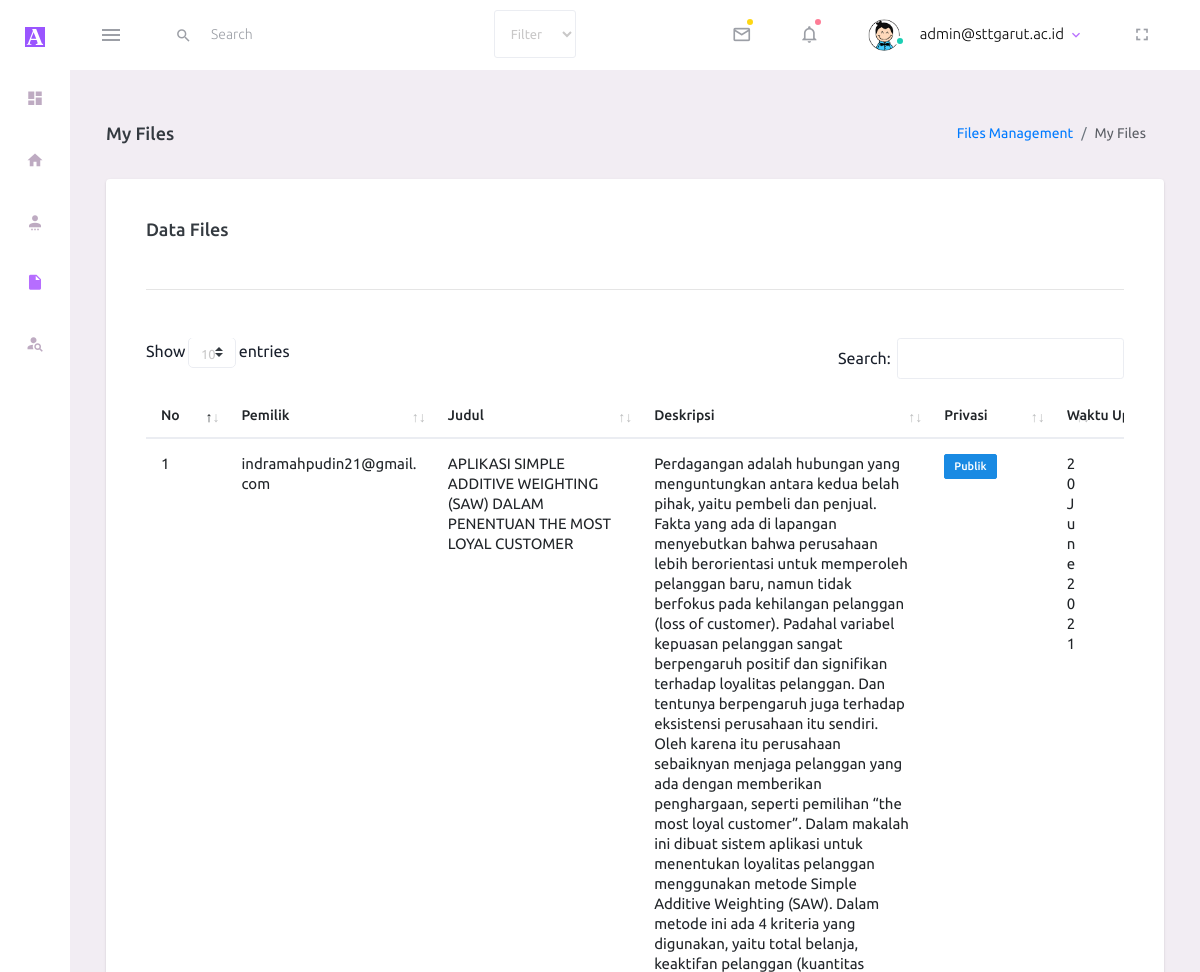
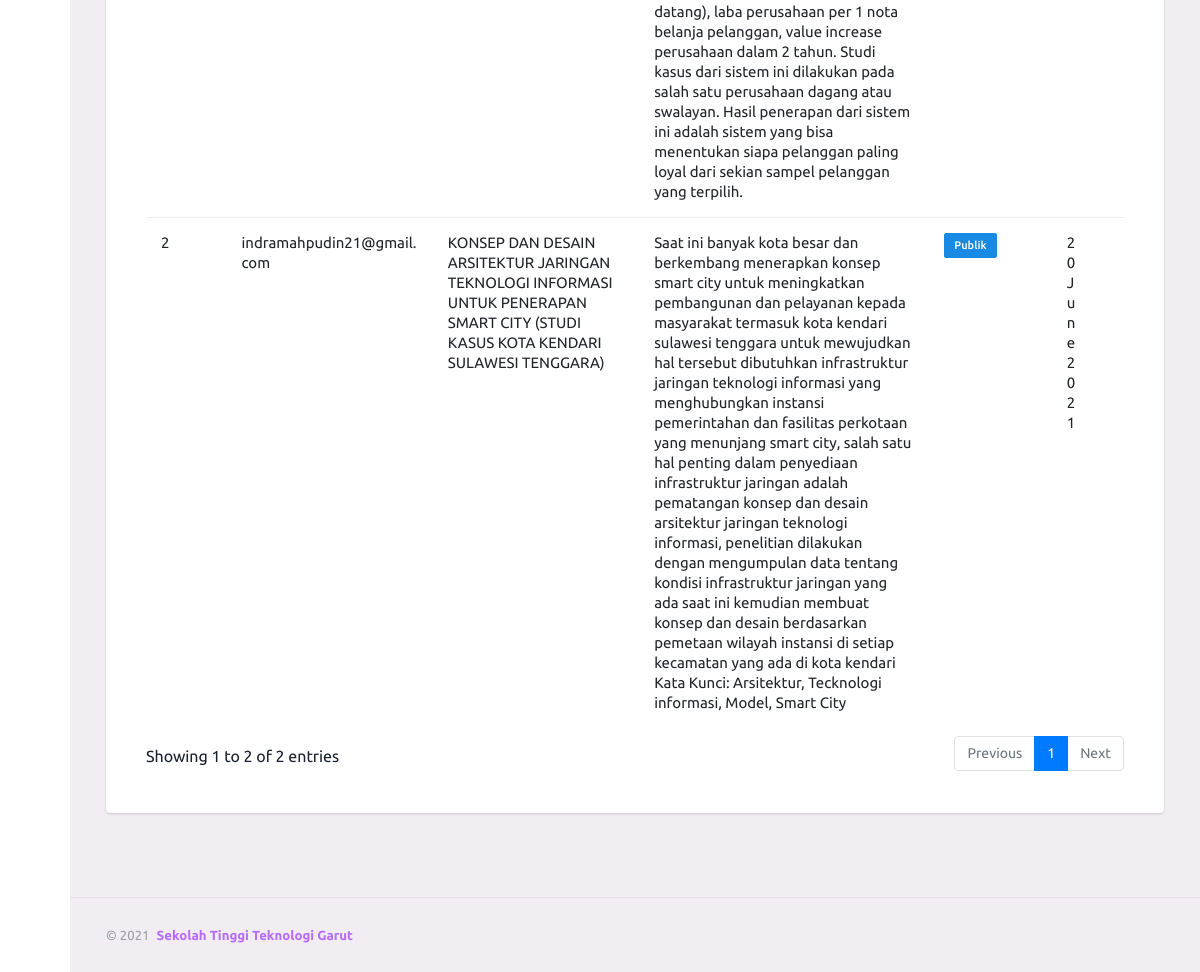
The page /menu/my_files.php (signed in) on the database its author committed (2 pictures, top to bottom).
### tables this page shows
CREATE TABLE `tbl_user` (
  `user_id` int(11) NOT NULL,
  `username` varchar(150) DEFAULT NULL,
  `email` varchar(150) DEFAULT NULL,
  `image` varchar(150) DEFAULT NULL,
  `password` varchar(255) DEFAULT NULL,
  `role_id` int(11) DEFAULT NULL,
  `status` int(11) DEFAULT NULL,
  `date_created` int(11) DEFAULT NULL
);

CREATE TABLE `tbl_file` (
  `file_id` int(11) NOT NULL,
  `user_id` int(11) DEFAULT NULL,
  `judul` mediumtext DEFAULT NULL,
  `deskripsi` mediumtext DEFAULT NULL,
  `nama_file` varchar(255) DEFAULT NULL,
  `ukuran_file` varchar(255) DEFAULT NULL,
  `tipe_file` char(10) DEFAULT NULL,
  `privasi` int(1) DEFAULT NULL,
  `date_created` int(11) DEFAULT NULL
);

### menu/my_files.php (the view, shortened to what this page needs)
<?php
include '../core/autoload.php';
require '../core/functions.php';
if ($_SESSION['role'] == 1) {
   $files = query_assoc("SELECT * FROM tbl_file");
} else {
   $user_id = $_SESSION['user_id'];
   $files = query_assoc("SELECT * FROM tbl_file WHERE `user_id` = $user_id");
}
include '../templates/header.php';
include '../templates/navbar.php';
include '../templates/sidebar.php';
?>
<div class="main-panel">
   <div class="content-wrapper">
      <div class="page-header">
         <h3 class="page-title"> My Files </h3>
         <nav aria-label="breadcrumb">
            <ol class="breadcrumb">
               <li class="breadcrumb-item"><a href="../menu/data_user.php">Files Management</a></li>
               <li class="breadcrumb-item active" aria-current="page">My Files</li>
            </ol>
         </nav>
      </div>
      <div class="row">
         <div class="col-lg-12 grid-margin stretch-card">
            <div class="card">
               <div class="card-body">
                  <h4 class="card-title mb-5">Data Files</h4>
                  <hr class="mb-5">
                  <div class="table-responsive">
                     <table id="example" class="table">
                        <thead>
                           <tr>
                              <th width="5%">No</th>
                              <th width="20%">Pemilik</th>
                              <th width="20%">Judul</th>
                              <th width="30%">Deskripsi</th>
                              <th width="10%">Privasi</th>
                              <th>Waktu Upload</th>
                              <th width="4%"></th>
                           </tr>
                        </thead>
                        <tbody>
                           <?php
                           $i = 1;
                           foreach ($files as $file) :
                              $user = get_where("tbl_user", "user_id", $file['user_id']);
                           ?>
                              <tr>
                                 <td><?= $i++ ?></td>
                                 <td><?= $user['email'] ?></td>
                                 <td><?= $file['judul'] ?> </td>
                                 <td><?= $file['deskripsi'] ?></td>
                                 <td><?= privasi($file['privasi']) ?></td>
                                 <td><?= date('d F Y', $file['date_created']) ?> </td>
                                 <td class="text-right">
                                    <div class="dropdown">
                                    </div>
                                 </td>
                              </tr>
                           <?php endforeach; ?>
                        </tbody>
                     </table>
                  </div>
               </div>
            </div>
         </div>
      </div>
   </div>
   <?php include '../templates/footer.php' ?>

### templates/navbar.php (shortened to what this page needs)
<?php
$user_session = get_where("tbl_user", "user_id", $_SESSION['user_id']);
$s_keyword = "";
?>
<nav class="navbar default-layout-navbar col-lg-12 col-12 p-0 fixed-top d-flex flex-row">
   <div class="text-center navbar-brand-wrapper d-flex align-items-center justify-content-center">
      <a class="navbar-brand brand-logo-mini" href="../index.php"><img src="../assets/images/Academia.edu_logomini.svg" alt="logo" /></a>
   </div>
   <div class="navbar-menu-wrapper d-flex align-items-stretch">
      <button class="navbar-toggler navbar-toggler align-self-center" type="button" data-toggle="minimize">
         <span class="mdi mdi-menu"></span>
      </button>
      <div class="search-field col-5 d-none d-md-block">
         <form class="d-flex align-items-center h-100" action="" method="post">
            <div class="input-group ">
               <div class="input-group-prepend bg-transparent">
                  <i class="input-group-text border-0 mdi mdi-magnify"></i>
               </div>
               <input type="text" class="form-control bg-transparent border-0 search-form" placeholder="Search" type="text" name="s_keyword" id="s_keyword" value="<?php echo $s_keyword; ?>">
               <div class="input-group-prepend bg-transparent">
                  <select name="s_kategori" id="s_kategori" class="form-control">
                     <option value="" selected>Filter</option>
                  </select>
               </div>
            </div>
         </form>
      </div>
      <ul class="navbar-nav navbar-nav-right">
         <li class="nav-item dropdown">
            <a class="nav-link count-indicator dropdown-toggle" id="messageDropdown" href="#" data-toggle="dropdown" aria-expanded="false">
               <i class="mdi mdi-email-outline"></i>
               <span class="count-symbol bg-warning"></span>
            </a>
         </li>
         <li class="nav-item dropdown">
            <a class="nav-link count-indicator dropdown-toggle" id="notificationDropdown" href="#" data-toggle="dropdown">
               <i class="mdi mdi-bell-outline"></i>
               <span class="count-symbol bg-danger"></span>
            </a>
         </li>
         <li class="nav-item nav-profile dropdown">
            <a class="nav-link dropdown-toggle" id="profileDropdown" href="#" data-toggle="dropdown" aria-expanded="false">
               <div class="nav-profile-img">
                  <img src="../assets/profile/<?= $user_session['image'] ?>" alt="image">
                  <span class="availability-status online"></span>
               </div>
               <div class="nav-profile-text">
                  <p class="mb-1 text-black"><?= $_SESSION['login'] ?></p>
               </div>
            </a>
         </li>
         <li class="nav-item d-none d-lg-block full-screen-link">
            <a class="nav-link">
               <i class="mdi mdi-fullscreen" id="fullscreen-button"></i>
            </a>
         </li>
      </ul>
   </div>
</nav>
<div class="container-fluid page-body-wrapper pt-5">

### core/functions.php (shortened to what this page needs)
<?php
include 'autoload.php';
function get_where($table, $where, $id)
{
   global $conn;
   $data = mysqli_fetch_assoc($conn->query("SELECT * FROM $table WHERE $where = $id"));
   return $data;
}
function query_assoc($sql)
{
   global $conn;
   $result = $conn->query($sql);
   $data = [];
   while ($row = mysqli_fetch_assoc($result)) {
      $data[] = $row;
   }
   return $data;
}
function privasi($string)
{
   if ($string == 1) {
      $data = "<label class='badge badge-secondary'>Pribadi</label>";
   } else {
      $data = "<label class='badge badge-info'>Publik</label>";
   }
   return $data;
}

### assets/css/profile.css (style rules this page uses)
body { margin-top: 20px; color: #1a202c; text-align: left; background-color: #e2e8f0; }
.card { box-shadow: 0 1px 3px 0 rgba(0, 0, 0, .1), 0 1px 2px 0 rgba(0, 0, 0, .06); }
.card { position: relative; display: flex; flex-direction: column; min-width: 0; word-wrap: break-word; background-color: #fff; background-clip: border-box; border: 0 solid rgba(0, 0, 0, .125); border-radius: .25rem; }
.card-body { flex: 1 1 auto; min-height: 1px; padding: 1rem; }
.h-100 { height: 100% !important; }

### templates/header.php (style rules this page uses)
table { table-layout: fixed; width: 100%; }
td { word-wrap: break-word; white-space: normal !important; vertical-align: top !important; line-height: 20px !important; font-size: 15px !important; }

### rows shown on the page
tbl_user: image (picture)
tbl_file: user.email "indramahpudin21@gmail.com", judul "APLIKASI SIMPLE ADDITIVE WEIGHTING (SAW) DALAM PENENTUAN THE MOST LOYAL CUSTOMER", deskripsi "Perdagangan adalah hubungan yang menguntungkan antara kedua belah pihak, yaitu pembeli dan penjual. Fakta yang ada di lapangan menyebutkan bahwa perusahaan lebih berorientasi untuk memperoleh pelanggan baru, namun tidak berfokus pada kehilangan pelanggan (loss of customer). Padahal variabel kepuasan pelanggan sangat berpengaruh positif dan signifikan terhadap loyalitas pelanggan. Dan tentunya berpengaruh juga terhadap eksistensi perusahaan itu sendiri. Oleh karena itu perusahaan sebaiknyan menjaga pelanggan yang ada dengan memberikan penghargaan, seperti pemilihan “the most loyal customer”. Dalam makalah ini dibuat sistem aplikasi untuk menentukan loyalitas pelanggan menggunakan metode…", privasi "Publik", date_created "20 June 2021"
tbl_file: user.email "indramahpudin21@gmail.com", judul "KONSEP DAN DESAIN ARSITEKTUR JARINGAN TEKNOLOGI INFORMASI UNTUK PENERAPAN SMART CITY (STUDI KASUS KOTA KENDARI SULAWESI TENGGARA)", deskripsi "Saat ini banyak kota besar dan berkembang menerapkan konsep smart city untuk meningkatkan pembangunan dan pelayanan kepada masyarakat termasuk kota kendari sulawesi tenggara untuk mewujudkan hal tersebut dibutuhkan infrastruktur jaringan teknologi informasi yang menghubungkan instansi pemerintahan dan fasilitas perkotaan yang menunjang smart city, salah satu hal penting dalam penyediaan infrastruktur jaringan adalah pematangan konsep dan desain arsitektur jaringan teknologi informasi, penelitian dilakukan dengan mengumpulan data tentang kondisi infrastruktur jaringan yang ada saat ini kemudian membuat konsep dan desain berdasarkan pemetaan wilayah instansi di setiap kecamatan yang ada di…", privasi "Publik", date_created "20 June 2021"

### other values the page prints
$_SESSION['login'] "admin@sttgarut.ac.id"
